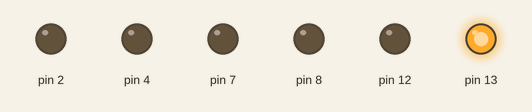
Recording of a sketch running on a simulated Arduino Uno, built with avr-gcc and run on an emulated ATmega328P. On the bench: output pins drawn as LEDs (lit = HIGH).

Above: at 0.05 s.
At 0.5 s:
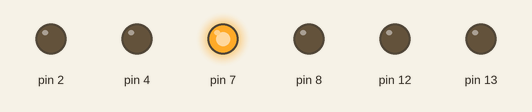
At 0.95 s:
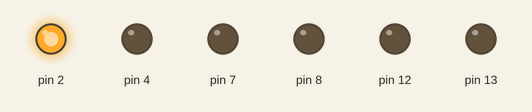
At 2.0 s:
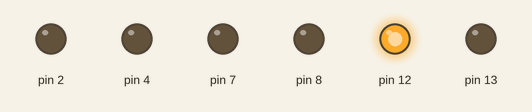
At 2.9 s:
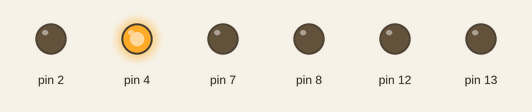
At 3.95 s:
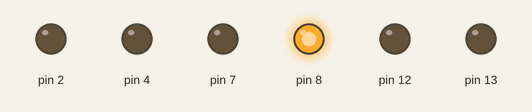
Timing chart, 0 to 4.2 s (numbered marks = the images above):
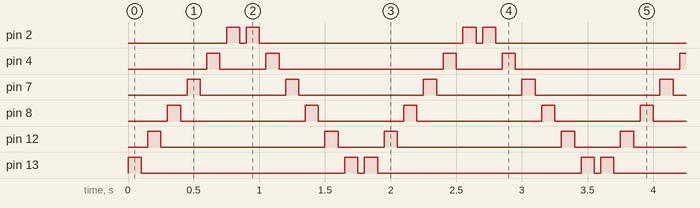

Measured:
- by itself, pin 2: repeats every 1.8 s: LOW 0.05 s, HIGH 0.10 s, LOW 1.6 s, HIGH 0.10 s
- by itself, pin 4: repeats every 1.8 s: LOW 0.35 s, HIGH 0.10 s, LOW 1.3 s, HIGH 0.10 s
- by itself, pin 7: repeats every 1.8 s: LOW 0.65 s, HIGH 0.10 s, LOW 0.95 s, HIGH 0.10 s
- by itself, pin 8: repeats every 1.8 s: LOW 0.95 s, HIGH 0.10 s, LOW 0.65 s, HIGH 0.10 s
- by itself, pin 12: repeats every 1.8 s: LOW 1.3 s, HIGH 0.10 s, LOW 0.35 s, HIGH 0.10 s
- by itself, pin 13: repeats every 1.8 s: LOW 1.6 s, HIGH 0.10 s, LOW 0.05 s, HIGH 0.10 s

The sketch:

Array_Blink.ino
```cpp
const unsigned long BLINK_MILLIS = 50;
const int NUM_LEDS = 6;
const int LEDS[NUM_LEDS] = {13, 12, 8, 7, 4, 2};
//                          0   1   2  3  4  5

int led(int ledNumber)
{
  return LEDS[ledNumber];
}

void blink(int ledNumber, int millisOn, int times)
{
  for(int i = 0; i < times; i++)
  {
    int pin = led(ledNumber);
    digitalWrite(pin, HIGH);
    delay(millisOn);
    digitalWrite(pin, LOW);
  }
}

void setup(void)
{
  for(int i = 0; i < NUM_LEDS; i++)
  {
    pinMode(led(i), OUTPUT);
  }
}

void loop(void)
{
  for(int i = 0; i < NUM_LEDS; i++)
  {
    blink(i, BLINK_MILLIS, 2);
    delay(BLINK_MILLIS);
  }

  for(int i = NUM_LEDS - 1; i >= 0; i--)
  {
    blink(i, BLINK_MILLIS, 2);
    delay(BLINK_MILLIS);
  }
}
```
